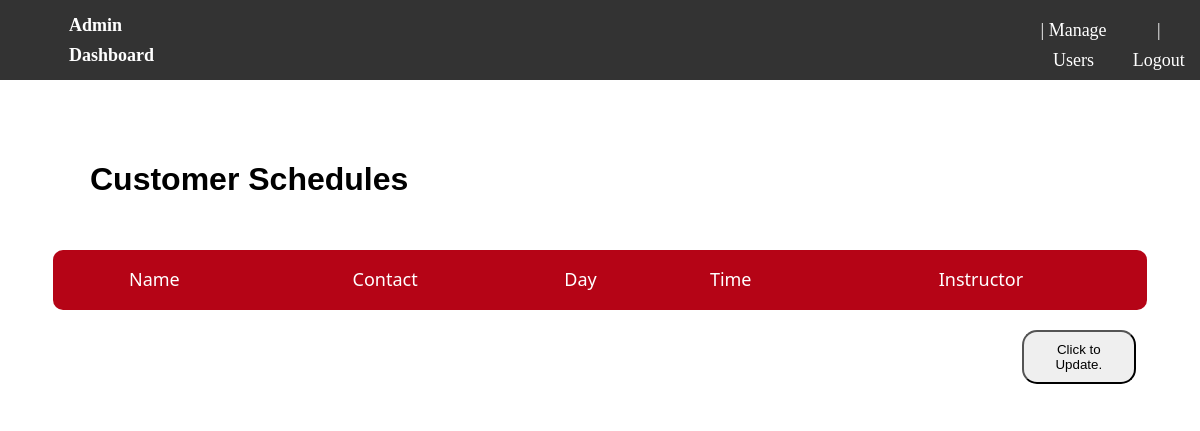
The app's page /admin.php (signed in), older data.
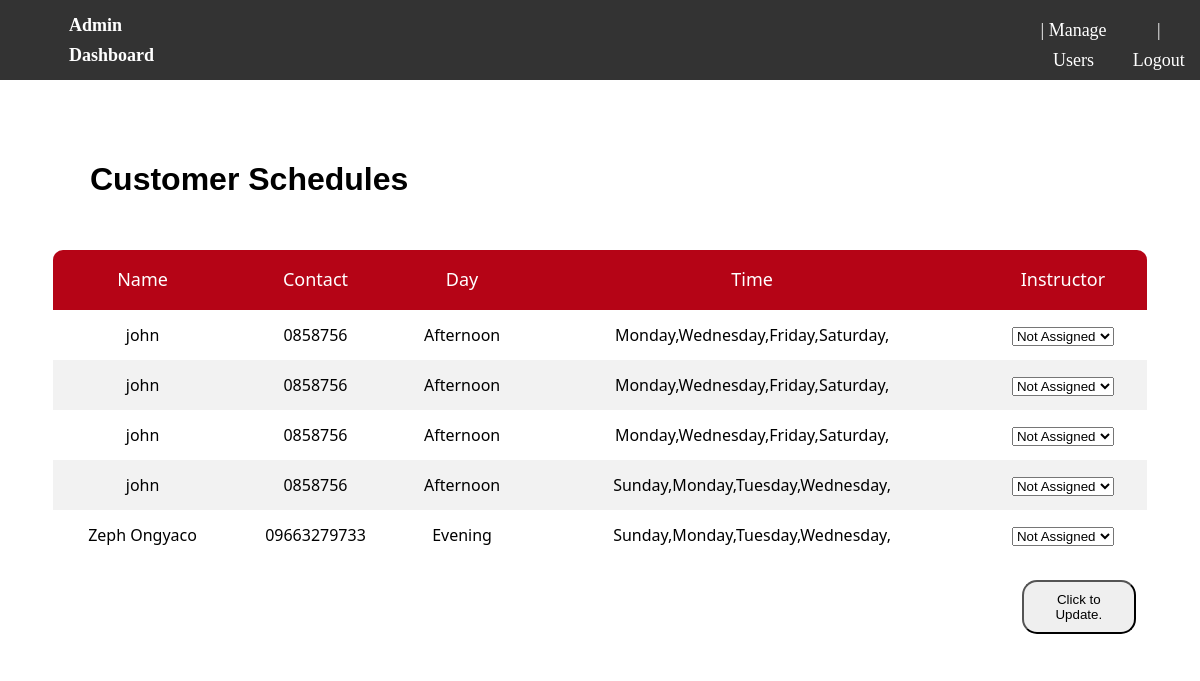
The same page, newer data.
### tables this page shows
CREATE TABLE `schedule` (
  `schedID` int(100) NOT NULL,
  `contact` varchar(20) NOT NULL,
  `instructor` varchar(100) NOT NULL DEFAULT 'Not Assigned',
  `day` varchar(100) NOT NULL,
  `time` varchar(100) NOT NULL DEFAULT 'morning',
  `name` varchar(100) NOT NULL
);

### admin.php (the view, shortened to what this page needs)
<?php
include 'db/connection.php';
if ($_SESSION['admin_sid'] == session_id()) {
?>
	<!DOCTYPE html>
	<html lang="en">
	<head>
		<link rel="stylesheet" type="text/css" href="css\main.css">
	</head>
	<body class="admin-side">
		<nav class="user-nav">
			<h4 class="nav-title2">Admin Dashboard</h4>
			<a class="nav-link" href="usermanagement.php">| Manage Users</a>
			<a class="nav-link" href="logout.php">| Logout</a>
		</nav>
		<div class="admin-content">
			<div class="cont-title">
				<h1>Customer Schedules</h1>
			</div>
			<form class="formValidate" id="formValidate" method="post" action="db/instructor.php">
				<table>
					<thead>
						<tr class="table-head">
							<th>Name</th>
							<th>Contact</th>
							<th>Day</th>
							<th>Time</th>
							<th>Instructor</th>
						</tr>
					</thead>
					<tbody>
						<?php
						$sql = "SELECT * FROM schedule";
						$result = mysqli_query($con, $sql);
						while ($row = mysqli_fetch_array($result)) {
							echo "<tr>";
							echo '<td>' . $row['name'] . "</td>";
							echo '<td>' . $row['contact'] .  "</td>";
							echo '<td>' . $row['time'] . "</td>";
							echo '<td>' . $row['day'] . "</td>";
							$text1 = " ";
							$text2 = " ";
							$text3 = " ";
							$text4 = " ";
							$text5 = " ";
							echo '<td><select name="' . $row['schedID']  . '_instructor">
								<option value="NotAssigned" ' . $text1 . '>Not Assigned</option>
								<option value="John" ' . $text2 . '>John</option>
								<option value="Zeph" ' . $text3 . '>Zeph</option>
								<option value="Shane" ' . $text4 . '>Shane</option>
								<option value="Raphael" ' . $text5 . '>Raphael</option> </select></td>';
							echo "</tr>";
						}
						?>
					</tbody>
				</table>
				<button class="upInstructor" type="submit" name="action">Click to Update.</button>
			</form>
		</div>
	</body>
	</html>
<?php
} else {
	if ($_SESSION['customer_sid'] == session_id()) {
		header("location:index.php");
	} else {
		header("location:login.php");
	}
}
?>

### css/main.css (style rules this page uses)
.admin-side { display: block; align-items: center; justify-content: center; margin: 0px; height: 100%; background-image: url("../images/admin-background.jpg"); background-repeat: no-repeat; background-size: cover; }
.user-nav { display: flex; background-color: rgba(0, 0, 0, 0.8); padding: 10px; font-size: large; font-family: "Urbanist"; text-decoration: none; color: black; }
.nav-title2 { margin: 0px; margin-right: 70%; margin-left: 5%; display: block; line-height: 30px; color: white; }
.admin-content { background: rgba(255, 255, 255, 0.5); margin: 20px 30px; padding: 10px 0px; border-radius: 10px; }
.cont-title { margin: 20px 30px; padding: 10px 30px; border-radius: 10px; background: white; height: 100%; width: 92%; font-family: Tahoma, sans-serif; }
table { border-spacing: 1; border-collapse: collapse; background: #fff; border-radius: 10px; overflow: hidden; width: 96%; margin: 0 auto; position: relative; margin-bottom: 20px; }
table tbody tr { height: 50px; }
.table-head { height: 60px; background: rgb(181, 4, 22); }
th { font-family: system-ui; font-size: 18px; color: #fff; line-height: 1.2; font-weight: unset; }
tr:nth-child(even) { background-color: #f2f2f2; }
td { text-align: center; font-family: system-ui; }
a { display: block; height: 30px; color: white; line-height: 30px; border: none; text-align: center; text-decoration: none; margin: 5px; }
.upInstructor { padding: 10px; width: 10%; border-radius: 15px; margin-left: 87%; margin-bottom: 10px; }

Row changes from the older to the newer data that the page shows:
added schedule: name "john", contact "0858756", time "Afternoon", day "Monday,Wednesday,Friday,Saturday,", schedID "Not Assigned"
added schedule: name "john", contact "0858756", time "Afternoon", day "Monday,Wednesday,Friday,Saturday,", schedID "Not Assigned"
added schedule: name "john", contact "0858756", time "Afternoon", day "Monday,Wednesday,Friday,Saturday,", schedID "Not Assigned"
added schedule: name "john", contact "0858756", time "Afternoon", day "Sunday,Monday,Tuesday,Wednesday,", schedID "Not Assigned"
added schedule: name "Zeph Ongyaco", contact "09663279733", time "Evening", day "Sunday,Monday,Tuesday,Wednesday,", schedID "Not Assigned"
